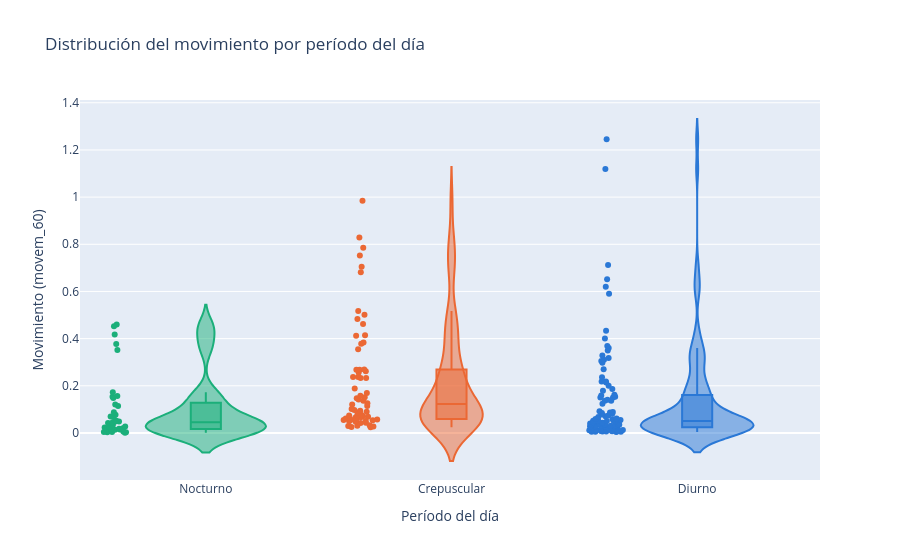

Notebook code cell kept with this figure:
### Markdown cell above
### Visualización 2 (violín) — Distribución del movimiento por período del día
**Responde la pregunta 1.** Se usa un **violin plot** en vez de un boxplot simple: además de la mediana y los cuartiles, muestra la forma completa de la distribución (dónde se concentran realmente los valores), lo cual contrasta mejor las tres categorías cuando —como aquí— la distribución es asimétrica (cola larga hacia los valores altos). Color fijo por categoría, consistente con el resto del notebook.

### Code cell
fig2 = px.violin(
    df, x='t_period_es', y='movem_60', color='t_period_es', box=True, points='all',
    category_orders={'t_period_es': ORDEN_PERIODO},
    color_discrete_map=COLOR_PERIODO,
    title='Distribución del movimiento por período del día',
    labels={'t_period_es':'Período del día', 'movem_60':'Movimiento (movem_60)'}
)
fig2.update_layout(showlegend=False)
fig2.show()

### Figure 1 — Plotly figure (JSON) as saved in the notebook; plotly's stock layout.template omitted (floating-point values rounded to 4 significant figures)
{"data": [{"alignmentgroup": "True", "box": {"visible": true}, "hovertemplate": "Período del día=%{x}<br>Movimiento (movem_60)=%{y}<extra></extra>", "legendgroup": "Nocturno", "marker": {"color": "#1baf7a"}, "name": "Nocturno", "offsetgroup": "Nocturno", "orientation": "v", "points": "all", "scalegroup": "True", "showlegend": true, "type": "violin", "x": ["Nocturno", "Nocturno", "Nocturno", "Nocturno", "Nocturno", "Nocturno", "Nocturno", "Nocturno", "Nocturno", "Nocturno", "Nocturno", "Nocturno", "Nocturno", "Nocturno", "Nocturno", "Nocturno", "Nocturno", "Nocturno", "Nocturno", "Nocturno", "Nocturno", "Nocturno", "Nocturno", "Nocturno", "Nocturno", "Nocturno", "Nocturno", "Nocturno", "Nocturno", "Nocturno", "Nocturno", "Nocturno", "Nocturno", "Nocturno", "Nocturno", "Nocturno", "Nocturno"], "x0": " ", "xaxis": "x", "y": [0.01414, 0.01523, 0.003606, 0.02657, 0.0486, 0.02335, 0.173, 0.0769, 0.01942, 0.004472, 0.02022, 0.01746, 0.001414, 0.1539, 0.3772, 0.01825, 0.03471, 0.07033, 0.04201, 0.1142, 0.0522, 0.04528, 0.1208, 0.02691, 0.1564, 0.452, 0.4594, 0.002828, 0.0672, 0.1481, 0.3518, 0.4176, 0.01655, 0.04817, 0.003162, 0.006325, 0.08786], "y0": " ", "yaxis": "y"}, {"alignmentgroup": "True", "box": {"visible": true}, "hovertemplate": "Período del día=%{x}<br>Movimiento (movem_60)=%{y}<extra></extra>", "legendgroup": "Crepuscular", "marker": {"color": "#eb6834"}, "name": "Crepuscular", "offsetgroup": "Crepuscular", "orientation": "v", "points": "all", "scalegroup": "True", "showlegend": true, "type": "violin", "x": ["Crepuscular", "Crepuscular", "Crepuscular", "Crepuscular", "Crepuscular", "Crepuscular", "Crepuscular", "Crepuscular", "Crepuscular", "Crepuscular", "Crepuscular", "Crepuscular", "Crepuscular", "Crepuscular", "Crepuscular", "Crepuscular", "Crepuscular", "Crepuscular", "Crepuscular", "Crepuscular", "Crepuscular", "Crepuscular", "Crepuscular", "Crepuscular", "Crepuscular", "Crepuscular", "Crepuscular", "Crepuscular", "Crepuscular", "Crepuscular", "Crepuscular", "Crepuscular", "Crepuscular", "Crepuscular", "Crepuscular", "Crepuscular", "Crepuscular", "Crepuscular", "Crepuscular", "Crepuscular", "Crepuscular", "Crepuscular", "Crepuscular", "Crepuscular", "Crepuscular", "Crepuscular", "Crepuscular", "Crepuscular", "Crepuscular", "Crepuscular", "Crepuscular", "Crepuscular", "Crepuscular", "Crepuscular", "Crepuscular", "Crepuscular", "Crepuscular", "Crepuscular", "Crepuscular", "Crepuscular", "Crepuscular", "Crepuscular", "Crepuscular", "Crepuscular"], "x0": " ", "xaxis": "x", "y": [0.05707, 0.05644, 0.02452, 0.031, 0.1016, 0.2561, 0.05124, 0.07374, 0.09001, 0.2376, 0.09464, 0.07734, 0.04934, 0.06673, 0.1208, 0.05109, 0.09708, 0.02997, 0.1578, 0.147, 0.5014, 0.2683, 0.1361, 0.07433, 0.3838, 0.378, 0.262, 0.1418, 0.042, 0.2676, 0.2335, 0.189, 0.1139, 0.06912, 0.0478, 0.06107, 0.2332, 0.3547, 0.5172, 0.2694, 0.4834, 0.03298, 0.4145, 0.06444, 0.7523, 0.2368, 0.05413, 0.06172, 0.4117, 0.08683, 0.07077, 0.7043, 0.04384, 0.9843, 0.7855, 0.4618, 0.1698, 0.05471, 0.6812, 0.1514, 0.025, 0.02751, 0.1258, 0.8286], "y0": " ", "yaxis": "y"}, {"alignmentgroup": "True", "box": {"visible": true}, "hovertemplate": "Período del día=%{x}<br>Movimiento (movem_60)=%{y}<extra></extra>", "legendgroup": "Diurno", "marker": {"color": "#2a78d6"}, "name": "Diurno", "offsetgroup": "Diurno", "orientation": "v", "points": "all", "scalegroup": "True", "showlegend": true, "type": "violin", "x": ["Diurno", "Diurno", "Diurno", "Diurno", "Diurno", "Diurno", "Diurno", "Diurno", "Diurno", "Diurno", "Diurno", "Diurno", "Diurno", "Diurno", "Diurno", "Diurno", "Diurno", "Diurno", "Diurno", "Diurno", "Diurno", "Diurno", "Diurno", "Diurno", "Diurno", "Diurno", "Diurno", "Diurno", "Diurno", "Diurno", "Diurno", "Diurno", "Diurno", "Diurno", "Diurno", "Diurno", "Diurno", "Diurno", "Diurno", "Diurno", "Diurno", "Diurno", "Diurno", "Diurno", "Diurno", "Diurno", "Diurno", "Diurno", "Diurno", "Diurno", "Diurno", "Diurno", "Diurno", "Diurno", "Diurno", "Diurno", "Diurno", "Diurno", "Diurno", "Diurno", "Diurno", "Diurno", "Diurno", "Diurno", "Diurno", "Diurno", "Diurno", "Diurno", "Diurno", "Diurno", "Diurno", "Diurno", "Diurno", "Diurno", "Diurno", "Diurno", "Diurno", "Diurno", "Diurno", "Diurno", "Diurno", "Diurno", "Diurno", "Diurno", "Diurno", "Diurno", "Diurno", "Diurno", "Diurno", "Diurno", "Diurno", "Diurno", "Diurno", "Diurno", "Diurno", "Diurno", "Diurno", "Diurno", "Diurno"], "x0": " ", "xaxis": "x", "y": [0.03256, 0.02973, 0.02707, 0.0405, 0.05166, 0.017, 0.02335, 0.00922, 0.2183, 0.4005, 0.04494, 0.1239, 0.08161, 0.004472, 0.005, 0.008544, 0.008544, 0.01237, 0.006083, 0.03466, 0.03821, 0.02532, 0.06129, 0.09209, 0.07826, 0.06727, 0.2974, 0.3599, 0.006083, 0.02341, 0.1791, 0.3051, 0.3107, 0.1868, 0.05825, 0.01105, 0.02816, 0.01342, 0.007211, 0.0191, 0.0114, 0.1593, 1.245, 0.712, 0.01703, 0.2007, 0.2181, 0.1411, 0.1361, 0.0372, 0.02668, 0.01523, 0.0114, 0.0365, 0.3497, 0.1505, 0.08881, 0.02377, 0.03324, 0.009849, 0.3183, 0.3286, 0.006708, 0.05009, 0.6518, 0.03744, 0.03373, 0.05924, 0.0712, 0.02983, 0.02778, 0.2365, 0.1616, 1.119, 0.07359, 0.03114, 0.3683, 0.4337, 0.2704, 0.03036, 0.05188, 0.1501, 0.1532, 0.5907, 0.6203, 0.04332, 0.08701, 0.005099, 0.02002, 0.08469, 0.1365, 0.2142, 0.04031, 0.04079, 0.02832, 0.05532, 0.05022, 0.005, 0.05116], "y0": " ", "yaxis": "y"}], "layout": {"legend": {"title": {"text": "Período del día"}, "tracegroupgap": 0}, "showlegend": false, "title": {"text": "Distribución del movimiento por período del día"}, "violinmode": "overlay", "xaxis": {"anchor": "y", "categoryarray": ["Nocturno", "Crepuscular", "Diurno"], "categoryorder": "array", "domain": [0, 1], "title": {"text": "Período del día"}}, "yaxis": {"anchor": "x", "domain": [0, 1], "title": {"text": "Movimiento (movem_60)"}}}}
